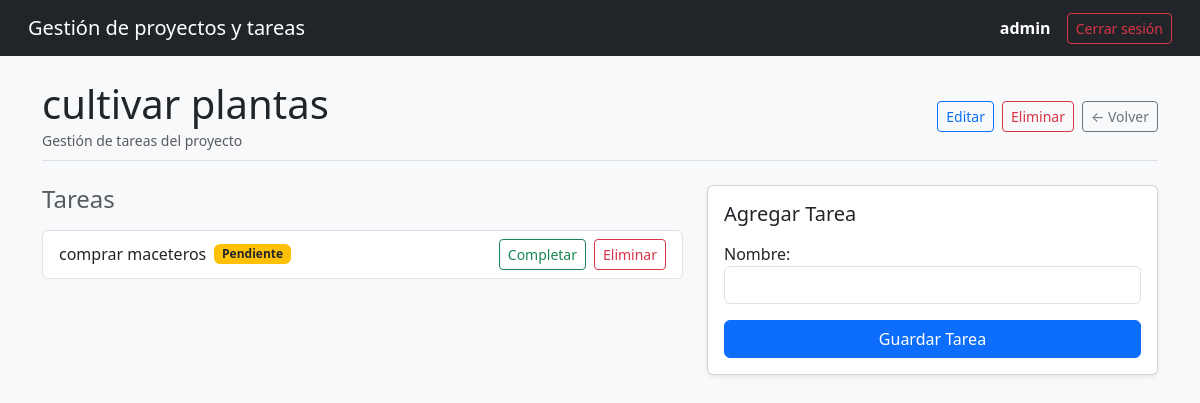
Screenshot of /proyecto/10/ (signed in) with the database file from the repository.
### core/models.py (models this page shows, shortened)
class Proyecto(models.Model):
    nombre = models.CharField(max_length=100)
    usuario = models.ForeignKey(User, on_delete=models.CASCADE, related_name='proyectos') # 1 usuario varios proyectos
    fecha_creacion = models.DateTimeField(auto_now_add=True)

class Tarea(models.Model):
    nombre = models.CharField(max_length=100)
    proyecto = models.ForeignKey(Proyecto, on_delete=models.CASCADE, related_name='tareas') # 1 proyecto varias tareas
    usuario = models.ForeignKey(User, on_delete=models.CASCADE, related_name='tareas') # 1 usuario varias tareas
    completada = models.BooleanField(default=False)
    fecha_creacion = models.DateTimeField(auto_now_add=True)

### core/views.py (the view)
# urls.py: path('proyecto/<int:pk>/', proyecto_detalle, name='proyecto_detalle'),
@login_required
def proyecto_detalle(request, pk):
    proyecto = get_object_or_404(Proyecto, pk=pk)# Obtener el registro de la base de datos
    if request.method == 'POST':
        form = TareaForm(request.POST)
        if form.is_valid():
            tarea = form.save(commit=False)
            tarea.proyecto = proyecto
            tarea.usuario = request.user
            tarea.save()
            return redirect('proyecto_detalle', pk=proyecto.pk)
    else:
        form = TareaForm()
    return render(request, 'core/proyecto_detalle.html', {'proyecto': proyecto, 'form': form})

### core/forms.py (shortened to what this page needs)
class TareaForm(forms.ModelForm):
    class Meta:
        model = Tarea
        fields = ['nombre',]
        widgets={
            'nombre': forms.TextInput(attrs={'class': 'form-control'}),
        }

### core/templates/core/proyecto_detalle.html (shortened to what this page needs)
{% extends 'base.html' %}
{% block content %}
<div class="d-flex justify-content-between align-items-center mb-4 pb-2 border-bottom">
    <div>
        <h1 class="mb-0">{{ proyecto.nombre }}</h1>
        <small class="text-muted">Gestión de tareas del proyecto</small>
    </div>
    <div class="d-flex gap-2">
        <a href="{% url 'editar_proyecto' proyecto.pk %}" class="btn btn-outline-primary btn-sm">
            Editar
        </a>
        <a href="{% url 'eliminar_proyecto' proyecto.pk %}" class="btn btn-outline-danger btn-sm">
            Eliminar
        </a>
        <a href="{% url 'lista_proyectos' %}" class="btn btn-outline-secondary btn-sm">
            &larr; Volver
        </a>
    </div>
</div>
<div class="row">
    <div class="col-md-7 mb-4">
        <h4 class="text-muted mb-3">Tareas</h4>
        <ul class="list-group">
            {% for tarea in proyecto.tareas.all %}
                <li class="list-group-item d-flex justify-content-between align-items-center">
                    <div class="d-flex align-items-center gap-2">
                        <span class="{% if tarea.completada %}text-decoration-line-through text-muted{% endif %}">
                            {{ tarea.nombre }}
                        </span>
                        {% if tarea.completada %}
                            <span class="badge bg-success">Completada</span>
                        {% else %}
                            <span class="badge bg-warning text-dark">Pendiente</span>
                        {% endif %}
                    </div>
                    <div class="d-flex gap-2 align-items-center">
                        <form method="POST" action="{% url 'alternar_tarea' tarea.pk %}" class="d-inline">
                            {% if tarea.completada %}
                                <button type="submit" class="btn btn-outline-warning btn-sm">Desmarcar</button>
                            {% else %}
                                <button type="submit" class="btn btn-outline-success btn-sm">Completar</button>
                            {% endif %}
                        </form>
                        <form method="POST" action="{% url 'eliminar_tarea' tarea.pk %}" class="d-inline" onsubmit="return confirm('¿Seguro que deseas eliminar esta tarea?');">
                            <button type="submit" class="btn btn-outline-danger btn-sm">Eliminar</button>
                        </form>
                    </div>
                </li>
            {% empty %}
                <li class="list-group-item text-muted">
                    No hay tareas registradas en este proyecto todavía.
                </li>
            {% endfor %}
        </ul>
    </div>
    <div class="col-md-5">
        <div class="card shadow-sm">
            <div class="card-body">
                <h5 class="card-title mb-3">Agregar Tarea</h5>
                <form method="POST">
                    {{ form.as_p }}
                    <button type="submit" class="btn btn-primary w-100">Guardar Tarea</button>
                </form>
            </div>
        </div>
    </div>
</div>
{% endblock %}

### templates/base.html (shortened to what this page needs)
<!DOCTYPE html>
<html lang="es">
<head>
    <link
        href="https://cdn.jsdelivr.net/npm/bootstrap@5.3.3/dist/css/bootstrap.min.css" rel="stylesheet">
</head>
<body class='bg-light'>
<nav class='navbar navbar-expand-lg navbar-dark bg-dark px-3 mb-4'>
    <div class='container-fluid'>
        <a class='navbar-brand' href={% url 'home' %}>Gestión de proyectos y tareas</a>
        <div class='d-flex align-items-center gap-2'>
        {% if user.is_authenticated %}
            <span class='text-white me-2'><strong>{{user.username}}</strong></span>
            <form method='POST' action={% url 'logout' %} class='d-inline'>
                <button type='submit' class='btn btn-outline-danger btn-sm'>Cerrar sesión</button>
            </form>
        {% else %}
            <a href= {% url 'login' %} class='btn btn-outline-light btn-sm'>Ingresar </a>
            <a href ="{% url 'registro' %}" class='btn btn-primary btn-sm'>Registrarme </a>
        {% endif %}
        </div>
    </div>
</nav>
<main class='container my-4'>
    {% block content %}
    {% endblock %}
</main>
</body>
</html>

### rows the page displays
Proyecto: nombre "cultivar plantas"
Tarea: nombre "comprar maceteros", completada "Pendiente"

### other values shown
{{ user.username }} "admin"
